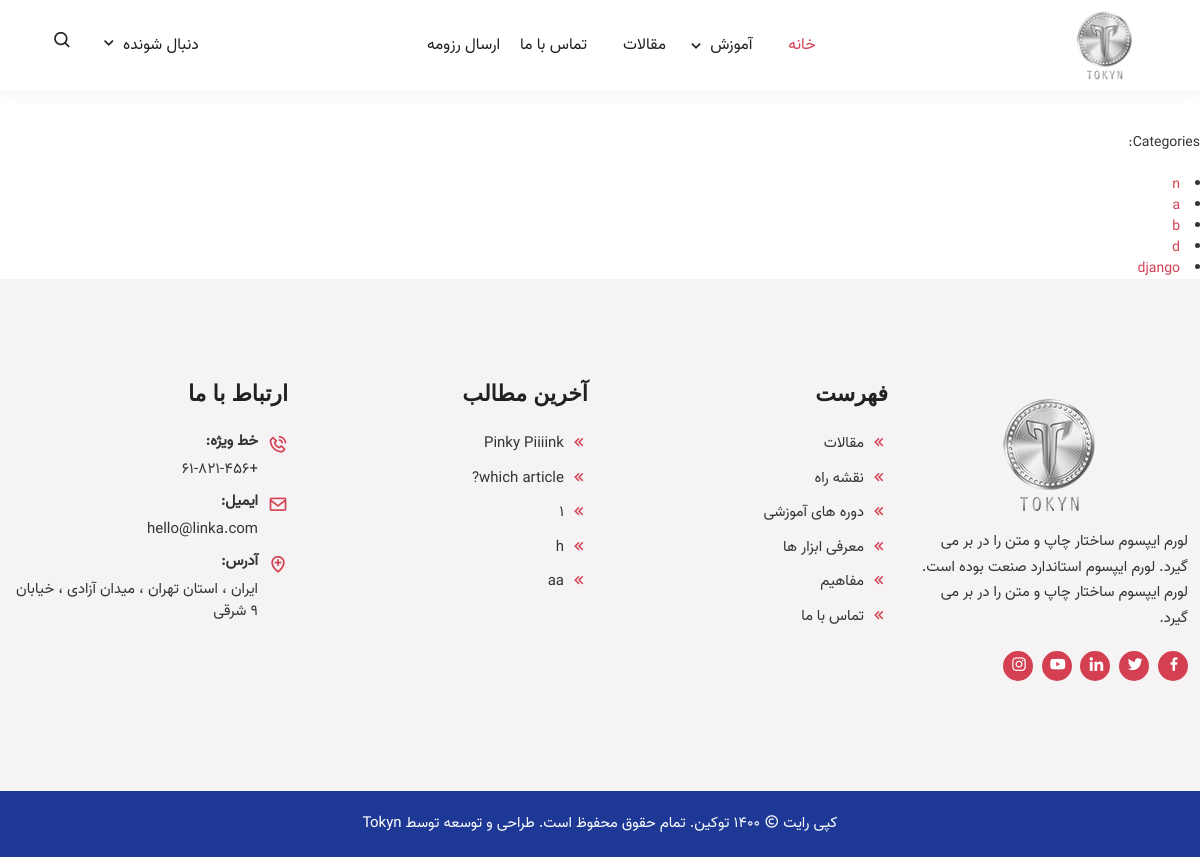
Page /categories/ on the committed database.
### blogs/models.py (models this page shows, shortened)
class Category(models.Model):
    name = models.CharField(max_length=200)
    def __str__(self):
        return self.name

class Article(models.Model):
    title = models.CharField(max_length=200)
    description = models.TextField(max_length=1000)
    description = RichTextUploadingField()
    created = models.DateTimeField(auto_now_add=True)
    updated = models.DateTimeField(null=True, blank=True)
    user = models.ForeignKey(User, on_delete=models.CASCADE)
    category = models.ManyToManyField(Category)
    image = models.ImageField(upload_to='blogs/images/', null=True)

### blogs/views.py (the view)
# urls.py: path('categories/', views.viewcategories, name='viewcategories'),
def viewcategories(request):
    categories = Category.objects.all()
    return render(request,'blogs/viewcategories.html', {'categories':categories})

### blogs/views.py (called while the page is built)
def categoriesBase(request):
    articles = Article.objects.order_by('-created')
    listof_articles = []
    x = 0
    for article in articles:
        if x <= 4:
            listof_articles.append(article)
            x += 1
    return({'categories' : Category.objects.all(), 'listof_articles': listof_articles, 'article': article})

### blogs/templates/blogs/viewcategories.html
{% extends 'blogs/base.html' %}
{% block content %}
Categories:
<br>
<br>
{% for category in categories %}
<li>
<a href="{% url 'categoryarticles' category.name %}">
    {{ category }}
    </a>
    <br>
</li>
{% endfor %}
{% endblock %}

### blogs/templates/blogs/base.html (shortened to what this page needs)
<!doctype html>
<html lang="fa" dir="rtl">
<head>
<link rel="stylesheet" href="{{url}}/static/blogs/assets/css/bootstrap.rtl.min.css">
<link rel="stylesheet" href="{{url}}/static/blogs/assets/css/owl.theme.default.min.css">
<link rel="stylesheet" href="{{url}}/static/blogs/assets/css/owl.carousel.min.css">
<link rel="stylesheet" href="{{url}}/static/blogs/assets/css/magnific-popup.min.css">
<link rel="stylesheet" href="{{url}}/static/blogs/assets/css/animate.min.css">
<link rel="stylesheet" href="{{url}}/static/blogs/assets/css/boxicons.min.css">
<link rel="stylesheet" href="{{url}}/static/blogs/assets/css/flaticon.css">
<link rel="stylesheet" href="{{url}}/static/blogs/assets/css/meanmenu.min.css">
<link rel="stylesheet" href="{{url}}/static/blogs/assets/css/nice-select.min.css">
<link rel="stylesheet" href="{{url}}/static/blogs/assets/css/style.css">
<link rel="stylesheet" href="{{url}}/static/blogs/assets/css/responsive.css">
<link rel="stylesheet" href="{{url}}/static/blogs/assets/css/rtl.css">
</head>
<body>
<div class="navbar-area navbar-area-two">
<div class="main-nav">
<nav class="navbar navbar-expand-md">
<div class="container-fluid">
<a class="navbar-brand" href="index.html">
<img src="assets/img/rsz_small-logo.png" alt="Logo">
</a>
<div class="collapse navbar-collapse mean-menu">
<ul class="navbar-nav m-auto">
<li class="nav-item">
<a href="{% url 'home' %}" class="nav-link active">
خانه
</li>
<li class="nav-item">
<a href="#" class="nav-link">
آموزش
</a>
</li>
</ul>
<li class="nav-item">
<a href="{% url 'currentarticles' %}" class="nav-link">
مقالات
</li>
<li class="nav-item">
<a href="{% url 'aboutus' %}" class="nav-link">تماس با ما</a>
</li>
    <li class="nav-item">
<a href="{% url 'hiringuser' %}" class="nav-link">ارسال رزومه</a>
</li>
<div class="others-option">
<div class="follow">
<span>دنبال شونده</span>
<i class="bx bx-chevron-down"></i>
</div>
<div class="option-item">
<i class="search-btn bx bx-search"></i>
</div>
</div>
</div>
</div>
</nav>
</div>
</div>
{% if user.is_authenticated %}
Logged In as {{ user.username }}
<br>
<br>
<br>
<br>
<a href="{% url 'currentarticles' %}">Current</a>
<br>
<a href="{% url 'viewcategories' %}">Categories</a>
<br>
<br>
<form action="{% url 'logoutuser' %}" method="POST">
    {% csrf_token %}
<button type="submit">Logout</button>
</form>
{% else %}
<br>
<br>
{% endif %}
{% block content %}
{% endblock %}
<footer class="footer-top-area pt-100 pb-70">
<div class="container">
<div class="row">
<div class="col-lg-3 col-md-6">
<div class="single-widget">
<a href="index.html">
<img src="{{url}}assets/img/small-logo.png" alt="Image">
</a>
<p>لورم ایپسوم ساختار چاپ و متن را در بر می گیرد. لورم ایپسوم استاندارد صنعت بوده است. لورم ایپسوم ساختار چاپ و متن را در بر می گیرد.</p>
<div class="social-area">
<ul>
<li>
<a href="#" target="_blank">
<i class="bx bxl-facebook"></i>
</a>
</li>
<li>
<a href="#" target="_blank">
<i class="bx bxl-twitter"></i>
</a>
</li>
<li>
<a href="#" target="_blank">
<i class="bx bxl-linkedin"></i>
</a>
</li>
<li>
<a href="#" target="_blank">
<i class="bx bxl-youtube"></i>
</a>
</li>
<li>
<a href="#" target="_blank">
<i class="bx bxl-instagram"></i>
</a>
</li>
</ul>
</div>
</div>
</div>
<div class="col-lg-3 col-md-6">
<div class="single-widget">
<h3>فهرست</h3>
<ul>
<li>
<a href="{% url 'currentarticles' %}">
<i class="bx bx-chevrons-left"></i>
مقالات
</a>
</li>
<li>
<a href="video.html">
<i class="bx bx-chevrons-left"></i>
نقشه راه
</a>
</li>
<li>
<a href="video.html">
<i class="bx bx-chevrons-left"></i>
دوره های آموزشی
</a>
</li>
<li>
<a href="video.html">
<i class="bx bx-chevrons-left"></i>
معرفی ابزار ها
</a>
</li>
<li>
<a href="full-width-blog.html">
<i class="bx bx-chevrons-left"></i>
مفاهیم
</a>
</li>
<li>
<a href="{% url 'aboutus' %}">
<i class="bx bx-chevrons-left"></i>
تماس با ما
</a>
</li>
</ul>
</div>
</div>
<div class="col-lg-3 col-md-6">
<div class="single-widget">
<h3>آخرین مطالب</h3>
<ul>
{% for article in listof_articles %}
<li>
<a href="{% url 'viewarticle' article.id %}">
<i class="bx bx-chevrons-left"></i>
{{  article.title }}</a>
</li>
{% endfor %}
</ul>
</div>
</div>
<div class="col-lg-3 col-md-6">
<div class="single-widget contact">
<h3>ارتباط با ما</h3>
<ul>
<li>
<i class="bx bx-phone-call"></i>
<span>خط ویژه:</span>
<a href="tel:+61-821-456">
+61-821-456
</a>
</li>
<li>
<i class="bx bx-envelope"></i>
<span>ایمیل:</span>
<a href="mailto: hello@linka.com">hello@linka.com
</a>
</li>
<li>
<i class="bx bx-location-plus"></i>
<span>آدرس:</span>
ایران ، استان تهران ، میدان آزادی ، خیابان 9 شرقی
</li>
</ul>
</div>
</div>
</div>
</div>
</footer>
<footer class="footer-bottom-area">
<div class="container">
<div class="copy-right">
<p>کپی رایت <i class="bx bx-copyright"></i> 1400 توکین. تمام حقوق محفوظ است. طراحی و توسعه توسط <a href=# target="_blank"> Tokyn </a></p>
</div>
</div>
</footer>
</body>
</html>

### blogs/static/blogs/assets/css/rtl.css (style rules this page uses)
body { direction: rtl; text-align: right; }
.navbar-area .main-nav .navbar-brand { margin-right: 0; }
.navbar-area .others-option .option-item { margin-left: 0; }
.single-widget ul li a i { margin-right: 0; margin-left: 2px; }
.single-widget.contact ul li a { padding-left: 0; padding-right: 0; }
.single-widget.contact ul li { padding-left: 0; padding-right: 30px; }
.single-widget.contact ul li i { left: unset; right: 0; }
.single-widget .social-area ul li a { margin-right: 0; margin-left: 5px; }

### rows in the picture
Category: name "n"
Category: name "a"
Category: name "b"
Category: name "d"
Category: name "django"
Article: title "Pinky Piiiink"
Article: title "which article?"
Article: title "1"
Article: title "h"
Article: title "aa"
